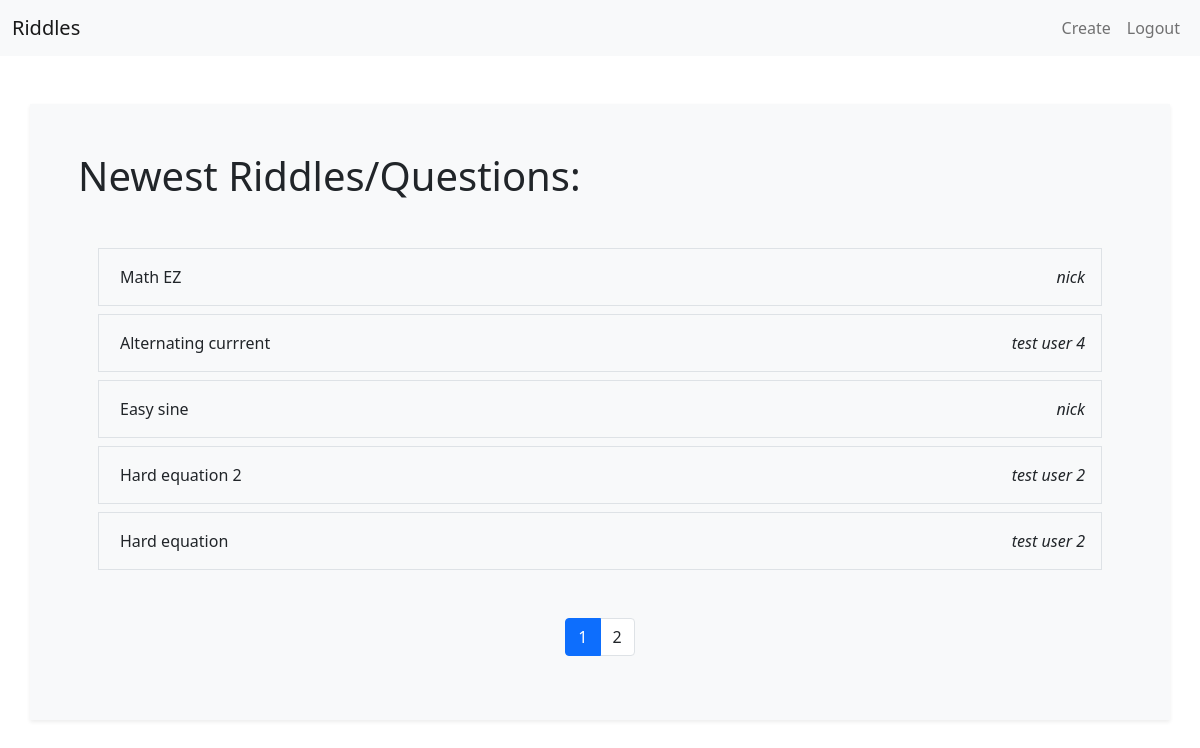
Screenshot of / (signed in) with the database file from the repository.
### app.py (models this page shows)
class Riddle(db.Model):
    id = db.Column(db.Integer, primary_key=True, nullable=False, autoincrement=True)
    title = db.Column(db.String(250), nullable=False)
    content = db.Column(db.Text, nullable=False)
    date = db.Column(db.DateTime, nullable=False, default=datetime.utcnow)
    answers = db.relationship('Answer', backref='Riddle')
    author_id = db.Column(db.Integer, db.ForeignKey("user.id"), nullable=False)

class User(db.Model):
    id = db.Column(db.Integer, primary_key=True, autoincrement=True)
    username = db.Column(db.String(50))
    hash = db.Column(db.Text, nullable=False)
    riddles = db.relationship('Riddle', backref='author')
    finished_posts = db.relationship('Riddle', secondary=finished, backref='users')

### app.py (the view)
@app.route("/")
def index():
    posts = Riddle.query.order_by(desc(Riddle.date)).paginate(per_page=5)
    return render_template("index.html", pagination=posts, p=1)

### templates/index.html (shortened to what this page needs)
{% extends 'layout.html' %}
{% block body %}
    <div class="container shadow-sm bg-light p-5">
        <h1 class="mb-5">Newest Riddles/Questions:</h1>
        <div class="container mb-5">
            {% if pagination %}
            {% for riddle in pagination.items %}
                <div class="row align-items-center border m-2">
                    <div class="col-10 p-2">
                        <a class="btn link" href="{{url_for('question', riddle_id=riddle.id)}}">{{riddle.title}}</a>
                    </div>
                    <div class="col-2 p-2 text-right">
                        <em class="d-flex flex-row-reverse m-2">{{riddle.author.username}}</em>
                    </div>
                </div>
            {% endfor %}
            {% endif %}
        </div>
        <div class="container d-flex justify-content-center">
            <nav aria-label="Page navigation example">
                <ul class="pagination text-body">
                  {% for page in pagination.iter_pages(left_edge=0,right_edge=0, right_current=3) %}
                    {% if page %}
                        <li class="page-item{% if page == p %} active{% endif %}"
                        {% if page == p %}aria-current="page"{% endif %}><a class="page-link {% if page == p %}text-white{% else %}text-body{% endif %}" href="{{ url_for('page', page=page) }}">{{page}}</a></li>
                    {% endif %}
                    {% endfor %}
                </ul>
            </nav>
        </div>
    </div>
{% endblock %}

### templates/index.html (style rules this page uses)
.link { border-radius: 0%; }

### rows the page displays
Riddle: title "Math EZ", author.username "nick"
Riddle: title "Alternating currrent", author.username "test user 4"
Riddle: title "Easy sine", author.username "nick"
Riddle: title "Hard equation 2", author.username "test user 2"
Riddle: title "Hard equation", author.username "test user 2"

### other values shown
{{ page }} "1" "2"
